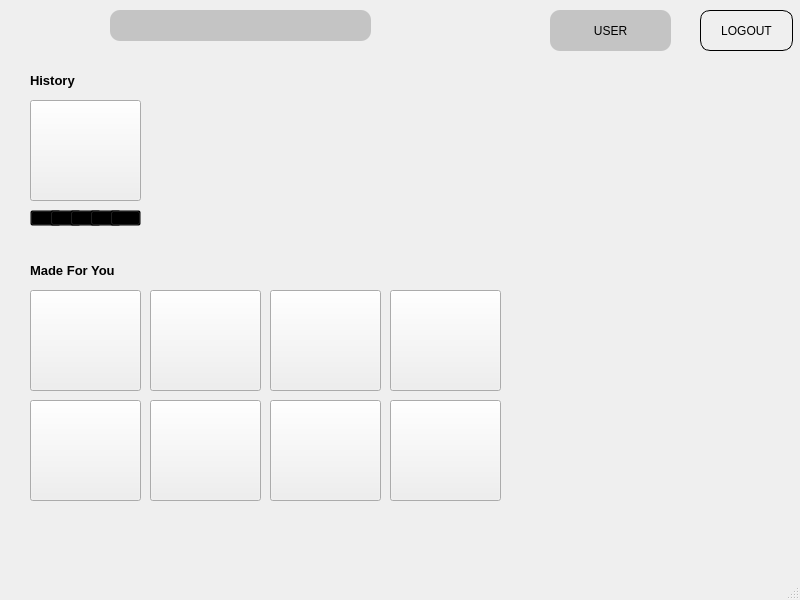
<?xml version="1.0" encoding="UTF-8"?>
<ui version="4.0">
 <class>MainWindow</class>
 <widget class="QMainWindow" name="MainWindow">
  <property name="geometry">
   <rect>
    <x>0</x>
    <y>0</y>
    <width>800</width>
    <height>600</height>
   </rect>
  </property>
  <property name="windowTitle">
   <string>MainWindow</string>
  </property>
  <property name="layoutDirection">
   <enum>Qt::LeftToRight</enum>
  </property>
  <widget class="QWidget" name="centralwidget">
   <widget class="QLineEdit" name="lineEdit">
    <property name="geometry">
     <rect>
      <x>110</x>
      <y>10</y>
      <width>261</width>
      <height>31</height>
     </rect>
    </property>
    <property name="styleSheet">
     <string notr="true">border-radius:10px;
background-color:#c4c4c4;
</string>
    </property>
   </widget>
   <widget class="QLabel" name="label">
    <property name="geometry">
     <rect>
      <x>550</x>
      <y>10</y>
      <width>121</width>
      <height>41</height>
     </rect>
    </property>
    <property name="styleSheet">
     <string notr="true">background-color:#c4c4c4;
border-radius:10px;
text-align: center;</string>
    </property>
    <property name="text">
     <string>USER</string>
    </property>
    <property name="alignment">
     <set>Qt::AlignCenter</set>
    </property>
   </widget>
   <widget class="QPushButton" name="pushButton">
    <property name="geometry">
     <rect>
      <x>700</x>
      <y>10</y>
      <width>93</width>
      <height>41</height>
     </rect>
    </property>
    <property name="styleSheet">
     <string notr="true">border:1px solid black;
border-radius:10px;</string>
    </property>
    <property name="text">
     <string>LOGOUT</string>
    </property>
   </widget>
   <widget class="QLabel" name="label_2">
    <property name="geometry">
     <rect>
      <x>30</x>
      <y>60</y>
      <width>101</width>
      <height>41</height>
     </rect>
    </property>
    <property name="font">
     <font>
      <pointsize>10</pointsize>
      <weight>75</weight>
      <bold>true</bold>
     </font>
    </property>
    <property name="text">
     <string>History</string>
    </property>
   </widget>
   <widget class="QLabel" name="label_4">
    <property name="geometry">
     <rect>
      <x>30</x>
      <y>250</y>
      <width>131</width>
      <height>41</height>
     </rect>
    </property>
    <property name="font">
     <font>
      <pointsize>10</pointsize>
      <weight>75</weight>
      <bold>true</bold>
     </font>
    </property>
    <property name="text">
     <string>Made For You</string>
    </property>
   </widget>
   <widget class="QPushButton" name="pushButton_2">
    <property name="geometry">
     <rect>
      <x>10</x>
      <y>10</y>
      <width>81</width>
      <height>31</height>
     </rect>
    </property>
    <property name="layoutDirection">
     <enum>Qt::LeftToRight</enum>
    </property>
    <property name="styleSheet">
     <string notr="true">
border-radius:10px;
 image: url(D:/College Stuff/Semester 8/Artificial Intelligence/FinalAI/next.png);</string>
    </property>
    <property name="text">
     <string/>
    </property>
   </widget>
   <widget class="QPushButton" name="pushButton_3">
    <property name="geometry">
     <rect>
      <x>30</x>
      <y>100</y>
      <width>111</width>
      <height>101</height>
     </rect>
    </property>
    <property name="text">
     <string/>
    </property>
   </widget>
   <widget class="QPushButton" name="pushButton_4">
    <property name="geometry">
     <rect>
      <x>30</x>
      <y>290</y>
      <width>111</width>
      <height>101</height>
     </rect>
    </property>
    <property name="text">
     <string/>
    </property>
   </widget>
   <widget class="QPushButton" name="pushButton_5">
    <property name="geometry">
     <rect>
      <x>150</x>
      <y>290</y>
      <width>111</width>
      <height>101</height>
     </rect>
    </property>
    <property name="text">
     <string/>
    </property>
   </widget>
   <widget class="QPushButton" name="pushButton_6">
    <property name="geometry">
     <rect>
      <x>270</x>
      <y>290</y>
      <width>111</width>
      <height>101</height>
     </rect>
    </property>
    <property name="text">
     <string/>
    </property>
   </widget>
   <widget class="QPushButton" name="pushButton_7">
    <property name="geometry">
     <rect>
      <x>390</x>
      <y>290</y>
      <width>111</width>
      <height>101</height>
     </rect>
    </property>
    <property name="text">
     <string/>
    </property>
   </widget>
   <widget class="QPushButton" name="pushButton_8">
    <property name="geometry">
     <rect>
      <x>30</x>
      <y>400</y>
      <width>111</width>
      <height>101</height>
     </rect>
    </property>
    <property name="text">
     <string/>
    </property>
   </widget>
   <widget class="QPushButton" name="pushButton_9">
    <property name="geometry">
     <rect>
      <x>390</x>
      <y>400</y>
      <width>111</width>
      <height>101</height>
     </rect>
    </property>
    <property name="text">
     <string/>
    </property>
   </widget>
   <widget class="QPushButton" name="pushButton_10">
    <property name="geometry">
     <rect>
      <x>150</x>
      <y>400</y>
      <width>111</width>
      <height>101</height>
     </rect>
    </property>
    <property name="text">
     <string/>
    </property>
   </widget>
   <widget class="QPushButton" name="pushButton_11">
    <property name="geometry">
     <rect>
      <x>270</x>
      <y>400</y>
      <width>111</width>
      <height>101</height>
     </rect>
    </property>
    <property name="text">
     <string/>
    </property>
   </widget>
   <widget class="QPushButton" name="star1">
    <property name="geometry">
     <rect>
      <x>30</x>
      <y>210</y>
      <width>31</width>
      <height>16</height>
     </rect>
    </property>
    <property name="styleSheet">
     <string notr="true"> image: url(D:/College Stuff/Semester 8/Artificial Intelligence/FinalAI/emptyStar.png);
background-color:transparent;</string>
    </property>
    <property name="text">
     <string/>
    </property>
   </widget>
   <widget class="QPushButton" name="star2">
    <property name="geometry">
     <rect>
      <x>50</x>
      <y>210</y>
      <width>31</width>
      <height>16</height>
     </rect>
    </property>
    <property name="styleSheet">
     <string notr="true"> image: url(D:/College Stuff/Semester 8/Artificial Intelligence/FinalAI/emptyStar.png);
background-color:transparent;</string>
    </property>
    <property name="text">
     <string/>
    </property>
   </widget>
   <widget class="QPushButton" name="star3">
    <property name="geometry">
     <rect>
      <x>70</x>
      <y>210</y>
      <width>31</width>
      <height>16</height>
     </rect>
    </property>
    <property name="styleSheet">
     <string notr="true"> image: url(D:/College Stuff/Semester 8/Artificial Intelligence/FinalAI/emptyStar.png);
background-color:transparent;</string>
    </property>
    <property name="text">
     <string/>
    </property>
   </widget>
   <widget class="QPushButton" name="star4">
    <property name="geometry">
     <rect>
      <x>90</x>
      <y>210</y>
      <width>31</width>
      <height>16</height>
     </rect>
    </property>
    <property name="styleSheet">
     <string notr="true"> image: url(D:/College Stuff/Semester 8/Artificial Intelligence/FinalAI/emptyStar.png);
background-color:transparent;</string>
    </property>
    <property name="text">
     <string/>
    </property>
   </widget>
   <widget class="QPushButton" name="star5">
    <property name="geometry">
     <rect>
      <x>110</x>
      <y>210</y>
      <width>31</width>
      <height>16</height>
     </rect>
    </property>
    <property name="styleSheet">
     <string notr="true"> image: url(D:/College Stuff/Semester 8/Artificial Intelligence/FinalAI/emptyStar.png);
background-color:transparent;</string>
    </property>
    <property name="text">
     <string/>
    </property>
   </widget>
  </widget>
  <widget class="QMenuBar" name="menubar">
   <property name="geometry">
    <rect>
     <x>0</x>
     <y>0</y>
     <width>800</width>
     <height>26</height>
    </rect>
   </property>
  </widget>
  <widget class="QStatusBar" name="statusbar"/>
 </widget>
 <resources/>
 <connections/>
</ui>
